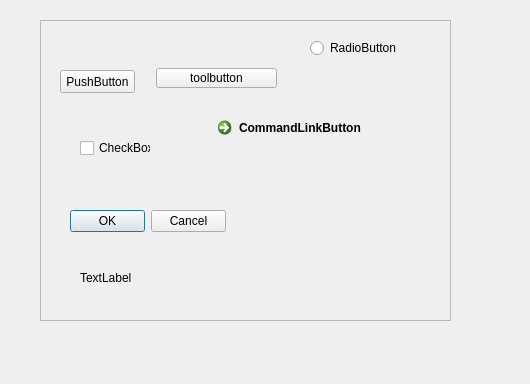
<?xml version="1.0" encoding="UTF-8"?>
<ui version="4.0">
 <class>Dialog</class>
 <widget class="QDialog" name="Dialog">
  <property name="geometry">
   <rect>
    <x>0</x>
    <y>0</y>
    <width>530</width>
    <height>384</height>
   </rect>
  </property>
  <property name="windowTitle">
   <string>Dialog</string>
  </property>
  <widget class="QFrame" name="frame">
   <property name="geometry">
    <rect>
     <x>40</x>
     <y>20</y>
     <width>411</width>
     <height>301</height>
    </rect>
   </property>
   <property name="frameShape">
    <enum>QFrame::StyledPanel</enum>
   </property>
   <property name="frameShadow">
    <enum>QFrame::Raised</enum>
   </property>
   <widget class="QPushButton" name="pushButton">
    <property name="geometry">
     <rect>
      <x>20</x>
      <y>50</y>
      <width>75</width>
      <height>23</height>
     </rect>
    </property>
    <property name="text">
     <string>PushButton</string>
    </property>
   </widget>
   <widget class="QToolButton" name="toolButton">
    <property name="geometry">
     <rect>
      <x>116</x>
      <y>48</y>
      <width>121</width>
      <height>20</height>
     </rect>
    </property>
    <property name="text">
     <string>toolbutton</string>
    </property>
   </widget>
   <widget class="QRadioButton" name="radioButton">
    <property name="geometry">
     <rect>
      <x>270</x>
      <y>20</y>
      <width>89</width>
      <height>16</height>
     </rect>
    </property>
    <property name="text">
     <string>RadioButton</string>
    </property>
   </widget>
   <widget class="QCheckBox" name="checkBox">
    <property name="geometry">
     <rect>
      <x>40</x>
      <y>120</y>
      <width>71</width>
      <height>16</height>
     </rect>
    </property>
    <property name="text">
     <string>CheckBox</string>
    </property>
   </widget>
   <widget class="QCommandLinkButton" name="commandLinkButton">
    <property name="geometry">
     <rect>
      <x>170</x>
      <y>90</y>
      <width>188</width>
      <height>41</height>
     </rect>
    </property>
    <property name="text">
     <string>CommandLinkButton</string>
    </property>
   </widget>
   <widget class="QDialogButtonBox" name="buttonBox">
    <property name="geometry">
     <rect>
      <x>30</x>
      <y>190</y>
      <width>156</width>
      <height>23</height>
     </rect>
    </property>
    <property name="standardButtons">
     <set>QDialogButtonBox::Cancel|QDialogButtonBox::Ok</set>
    </property>
   </widget>
   <widget class="QLabel" name="label">
    <property name="geometry">
     <rect>
      <x>40</x>
      <y>250</y>
      <width>241</width>
      <height>16</height>
     </rect>
    </property>
    <property name="text">
     <string>TextLabel</string>
    </property>
   </widget>
  </widget>
 </widget>
 <resources/>
 <connections/>
</ui>
